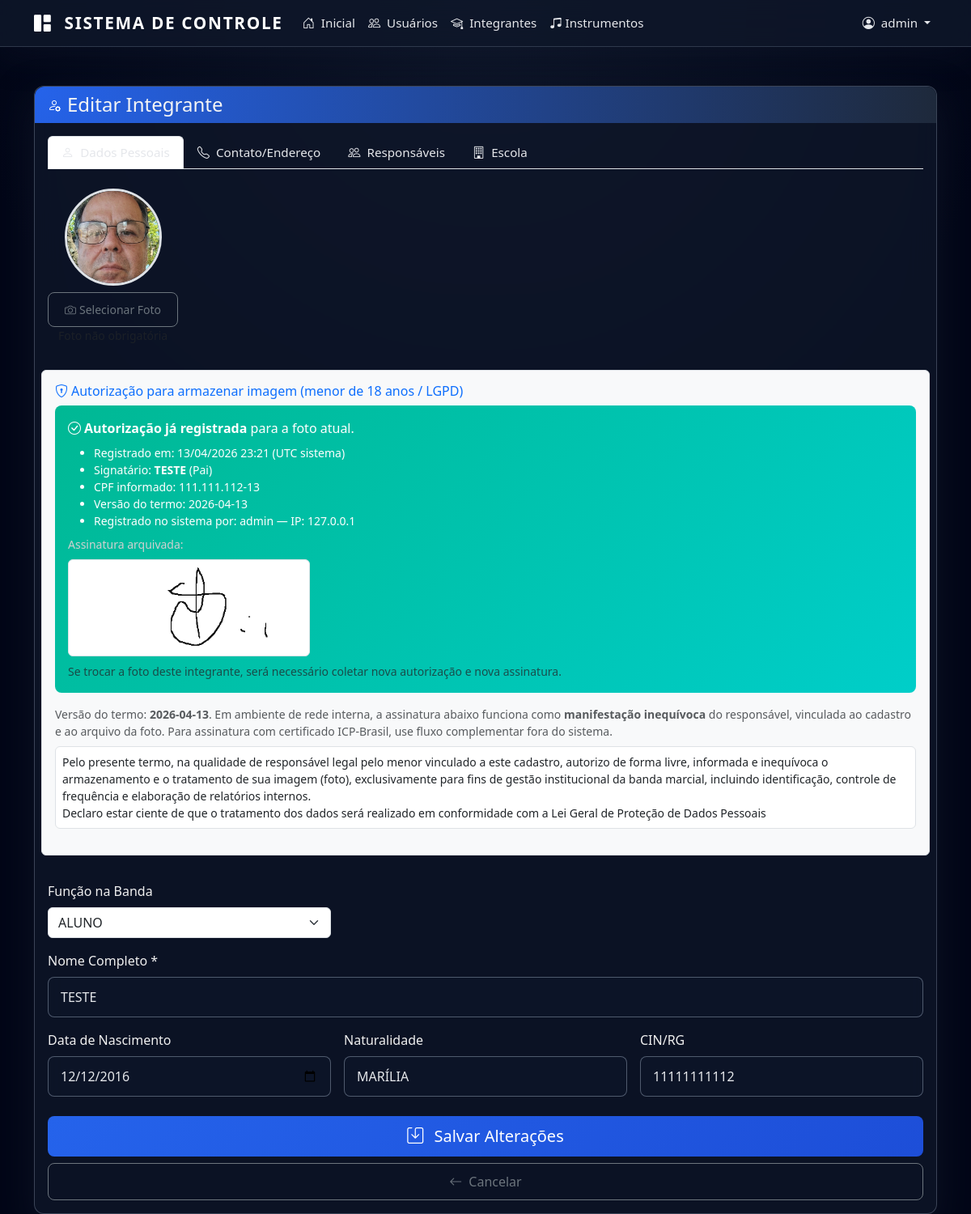
Page /admin/aluno/edit/3 (signed in) on the committed database.
### app/models.py (models this page shows, shortened)
class User(UserMixin, db.Model):
    id = db.Column(db.Integer, primary_key=True)
    username = db.Column(db.String(100), unique=True, nullable=False)
    password = db.Column(db.String(255), nullable=False)
    is_admin = db.Column(db.Boolean, default=False)
    is_active = db.Column(db.Boolean, default=True)
    must_change_password = db.Column(db.Boolean, default=True)
    login_attempts = db.Column(db.Integer, default=0)
    blocked_until = db.Column(db.DateTime, nullable=True)

class Aluno(db.Model):
    id = db.Column(db.Integer, primary_key=True)
    nome = db.Column(db.String(200), nullable=False)
    data_nascimento = db.Column(db.Date, nullable=True)
    naturalidade = db.Column(db.String(100))
    cin_rg = db.Column(db.String(20), unique=True)
    email = db.Column(db.String(150))
    telefone = db.Column(db.String(20))
    cep = db.Column(db.String(10))
    endereco = db.Column(db.String(300))
    bairro = db.Column(db.String(100))
    cidade = db.Column(db.String(100))
    estado = db.Column(db.String(2))
    foto_path = db.Column(db.String(500))
    ativo = db.Column(db.Boolean, default=True)
    numero = db.Column(db.String(20))
    complemento = db.Column(db.String(200))
    funcao_id = db.Column(db.Integer, db.ForeignKey('funcao_banda.id'))
    funcao = db.relationship('FuncaoBanda', backref='alunos')
    created_at = db.Column(db.DateTime, default=datetime.utcnow)
    responsaveis = db.relationship('Responsavel', backref='aluno', lazy=True, cascade='all, delete-orphan')
    uniforme = db.relationship('Uniforme', backref='aluno', lazy=True, cascade='all, delete-orphan')
    presencas = db.relationship('Presenca', backref='aluno', lazy=True, cascade='all, delete-orphan')
    instrumentos = db.relationship('AlunoInstrumento', backref='aluno', lazy=True, cascade='all, delete-orphan')
    escolas = db.relationship('AlunoEscola', backref='aluno', lazy=True, cascade='all, delete-orphan')
    autorizacoes_foto = db.relationship(
        'AutorizacaoFotoMenor',
        back_populates='aluno',
        lazy='dynamic',
        cascade='all, delete-orphan',
    )

class AutorizacaoFotoMenor(db.Model):
    __tablename__ = 'autorizacao_foto_menor'
    id = db.Column(db.Integer, primary_key=True)
    aluno_id = db.Column(db.Integer, db.ForeignKey('aluno.id'), nullable=False, index=True)
    foto_path_coberto = db.Column(db.String(500), nullable=False)
    responsavel_nome = db.Column(db.String(200), nullable=False)
    responsavel_parentesco = db.Column(db.String(40), nullable=False)
    responsavel_cpf = db.Column(db.String(14))
    assinatura_path = db.Column(db.String(500), nullable=False)
    termo_versao = db.Column(db.String(32), nullable=False)
    registrado_por_id = db.Column(db.Integer, db.ForeignKey('user.id'))
    ip_origem = db.Column(db.String(45))
    created_at = db.Column(db.DateTime, default=datetime.utcnow)
    aluno = db.relationship('Aluno', back_populates='autorizacoes_foto')
    registrado_por = db.relationship('User', foreign_keys=[registrado_por_id])

### app/routes.py (the view, shortened to what this page needs)
@main_bp.route("/admin/aluno/edit/<int:aluno_id>", methods=["GET", "POST"])
@login_required
@profissional_required
def editar_aluno(aluno_id):
    aluno = Aluno.query.get_or_404(aluno_id)
    escolas = Escola.query.all()
    funcoes = FuncaoBanda.query.all()
    instrumentos = Instrumento.query.filter_by(ativo=True).all()
    tipos_instrumento = TipoInstrumento.query.all()
    naipes = Naipe.query.all()
    pendente_autorizacao_foto = consentimento_foto_obrigatorio(
        aluno.data_nascimento, False, aluno.id, aluno.foto_path
    )
    autorizacao_foto_registrada = obter_autorizacao_foto_vigente(aluno.id, aluno.foto_path)
    exige_nova_assinatura_no_envio = pendente_autorizacao_foto or (
        bool(aluno.foto_path) and autorizacao_foto_registrada is None
    )
    return render_template(
        "admin_aluno_form.html",
        aluno=aluno,
        titulo="Editar Integrante",
        funcoes=funcoes,
        escolas=escolas,
        instrumentos=instrumentos,
        tipos_instrumento=tipos_instrumento,
        naipes=naipes,
        termo_autorizacao_foto_versao=TERMO_AUTORIZACAO_FOTO_VERSAO,
        pendente_autorizacao_foto=pendente_autorizacao_foto,
        autorizacao_foto_registrada=autorizacao_foto_registrada,
        exige_nova_assinatura_no_envio=exige_nova_assinatura_no_envio,
    )

### templates/admin_aluno_form.html (shortened to what this page needs)
{% extends "base.html" %}
{% block content %}
<div class="container mt-5 fade-in">
  <div class="row justify-content-center">
    <div class="col-lg-12">
      <div class="card">
        <div class="card-header bg-dark text-white d-flex align-items-center">
          <i class="bi {{ 'bi-person-plus' if not aluno else 'bi-person-gear' }} me-2"></i>
          <h4 class="mb-0">{{ titulo }}</h4>
        </div>
        <div class="card-body">
          <ul class="nav nav-tabs mb-4" id="alunoTabs" role="tablist">
            <li class="nav-item" role="presentation">
              <button class="nav-link active" id="dados-pessoais-tab" data-bs-toggle="tab"
                      data-bs-target="#dados-pessoais" type="button" role="tab">
                <i class="bi bi-person me-2"></i>Dados Pessoais
              </button>
            </li>
            <li class="nav-item" role="presentation">
              <button class="nav-link" id="contato-tab" data-bs-toggle="tab"
                      data-bs-target="#contato" type="button" role="tab">
                <i class="bi bi-telephone me-2"></i>Contato/Endereço
              </button>
            </li>
            <li class="nav-item" role="presentation">
              <button class="nav-link" id="responsaveis-tab" data-bs-toggle="tab"
                      data-bs-target="#responsaveis" type="button" role="tab">
                <i class="bi bi-people me-2"></i>Responsáveis
              </button>
            </li>
            <li class="nav-item" role="presentation">
              <button class="nav-link" id="escola-tab" data-bs-toggle="tab"
                      data-bs-target="#escola" type="button" role="tab">
                <i class="bi bi-building me-2"></i>Escola
              </button>
            </li>
          </ul>
          <form method="POST" enctype="multipart/form-data" id="form-aluno"
                data-aluno-tem-foto="{{ '1' if aluno and aluno.foto_path else '0' }}">
            <div class="tab-content" id="alunoTabsContent">
              <div class="tab-pane fade show active" id="dados-pessoais" role="tabpanel">
                <div class="row g-3">
                  <div class="col-12 mb-3">
                    <div class="d-flex align-items-center gap-3">
                      <div class="text-center">
                        {% if aluno and aluno.foto_path %}
                        <img id="preview-foto" src="{{ url_for('static', filename=aluno.foto_path) }}"
                             alt="Foto do aluno" class="rounded-circle" style="width: 120px; height: 120px; object-fit: cover; border: 3px solid #dee2e6;">
                        {% else %}
                        <i id="preview-foto" class="bi bi-person-circle text-secondary"
                           style="font-size: 5rem; border: 3px solid #dee2e6; border-radius: 50%;"></i>
                        {% endif %}
                        <div class="mt-2">
                          <label for="foto" class="btn btn-sm btn-outline-secondary">
                            <i class="bi bi-camera me-1"></i>Selecionar Foto
                          </label>
                        </div>
                        <small class="text-muted d-block">Foto não obrigatória</small>
                      </div>
                    </div>
                  </div>
                  {% set af = autorizacao_foto_registrada %}
                  {% set auth_ok_na_foto = af and not (pendente_autorizacao_foto|default(false)) %}
                  {% set lbl_parent = {'PAI': 'Pai', 'MAE': 'Mãe', 'RESPONSAVEL_LEGAL': 'Responsável legal', 'OUTRO': 'Outro'} %}
                  <div id="secao-autorizacao-foto"
                       class="col-12 border rounded p-3 mb-3 bg-light {% if not pendente_autorizacao_foto|default(false) %}d-none{% endif %}"
                       data-pendente="{{ '1' if pendente_autorizacao_foto|default(false) else '0' }}"
                       data-exige-novo-envio="{{ '1' if exige_nova_assinatura_no_envio|default(true) else '0' }}"
                       data-exige-novo-inicial="{{ '1' if exige_nova_assinatura_no_envio|default(true) else '0' }}">
                    <h6 class="text-primary mb-2">
                      <i class="bi bi-shield-lock me-1"></i>Autorização para armazenar imagem (menor de 18 anos / LGPD)
                    </h6>
                    <div id="autorizacao-foto-resumo-salva"
                         class="alert alert-success mb-3 {% if not auth_ok_na_foto %}d-none{% endif %}">
                      {% if auth_ok_na_foto %}
                      <strong><i class="bi bi-check-circle me-1"></i>Autorização já registrada</strong> para a foto atual.
                      <ul class="mb-2 small mt-2">
                        <li>Registrado em: {{ af.created_at.strftime('%d/%m/%Y %H:%M') if af.created_at else '—' }} (UTC sistema)</li>
                        <li>Signatário: <strong>{{ af.responsavel_nome }}</strong> ({{ lbl_parent.get(af.responsavel_parentesco, af.responsavel_parentesco) }})</li>
                        {% if af.responsavel_cpf %}<li>CPF informado: {{ af.responsavel_cpf }}</li>{% endif %}
                        <li>Versão do termo: {{ af.termo_versao }}</li>
                        <li>Registrado no sistema por: {{ af.registrado_por.username if af.registrado_por else '—' }}{% if af.ip_origem %} — IP: {{ af.ip_origem }}{% endif %}</li>
                      </ul>
                      <p class="small mb-2">Assinatura arquivada:</p>
                      <img src="{{ url_for('static', filename=af.assinatura_path) }}" alt="Assinatura registrada"
                           class="img-thumbnail bg-white" style="max-height: 120px;">
                      <p class="small text-muted mt-2 mb-0">
                        Se trocar a foto deste integrante, será necessário coletar nova autorização e nova assinatura.
                      </p>
                      {% endif %}
                    </div>
                    <p class="small text-muted mb-2">
                      Versão do termo: <strong>{{ termo_autorizacao_foto_versao|default('—') }}</strong>.
                      Em ambiente de rede interna, a assinatura abaixo funciona como <strong>manifestação inequívoca</strong> do responsável,
                      vinculada ao cadastro e ao arquivo da foto. Para assinatura com certificado ICP-Brasil, use fluxo complementar fora do sistema.
                    </p>
                    <div class="small border bg-white p-2 mb-3 rounded" style="max-height: 10rem; overflow-y: auto;">
                      Pelo presente termo, na qualidade de responsável legal pelo menor vinculado a este cadastro, autorizo de forma livre, informada e inequívoca o armazenamento e o tratamento de sua imagem (foto), exclusivamente para fins de gestão institucional da banda marcial, incluindo identificação, controle de frequência e elaboração de relatórios internos.
<br>
Declaro estar ciente de que o tratamento dos dados será realizado em conformidade com a Lei Geral de Proteção de Dados Pessoais
                    </div>
                  </div>
                  <div class="col-md-4">
                    <label for="funcao_id" class="form-label">Função na Banda</label>
                    <select name="funcao_id" id="funcao_id" class="form-select">
                      {% for funcao in funcoes %}
                      <option value="{{ funcao.id }}"
                              {% if aluno and aluno.funcao and aluno.funcao.id == funcao.id %}selected{% endif %}>
                        {{ funcao.nome_funcao }}
                      </option>
                      {% endfor %}
                    </select>
                  </div>
                  <div class="col-12">
                    <label for="nome" class="form-label">Nome Completo *</label>
                    <input type="text" name="nome" id="nome" class="form-control text-uppercase"
                           value="{{ aluno.nome if aluno else '' }}" required oninput="this.value = this.value.toUpperCase()" autocomplete="off">
                  </div>
                  <div class="col-md-4">
                    <label for="data_nascimento" class="form-label">Data de Nascimento</label>
                    <input type="date" name="data_nascimento" id="data_nascimento"
                           class="form-control"
                           value="{{ aluno.data_nascimento if aluno else '' }}">
                  </div>
                  <div class="col-md-4">
                    <label for="naturalidade" class="form-label">Naturalidade</label>
<input type="text" name="naturalidade" id="naturalidade"
                           class="form-control text-uppercase"
                           value="{{ aluno.naturalidade if aluno else '' }}" oninput="this.value = this.value.toUpperCase()" autocomplete="off">
                  </div>
                  <div class="col-md-4">
                    <label for="cin_rg" class="form-label">CIN/RG</label>
                    <input type="text" name="cin_rg" id="cin_rg" class="form-control js-documento"
                           value="{{ aluno.cin_rg if aluno else '' }}" maxlength="14" autocomplete="off">
                  </div>
                </div>
              </div>
            </div>
            <div class="d-grid gap-2 mt-4">
              <button type="submit" class="btn btn-dark btn-lg">
                <i class="bi {{ 'bi-check2-circle' if not aluno else 'bi-save' }} me-2"></i>
                {% if aluno %}
                  Salvar Alterações
                {% else %}
                  Cadastrar Integrante
                {% endif %}
              </button>
              <a href="{{ url_for('main.listar_alunos') }}" class="btn btn-outline-secondary">
                <i class="bi bi-arrow-left me-2"></i>Cancelar
              </a>
            </div>
          </form>
        </div>
      </div>
    </div>
  </div>
</div>
<div class="toast-container position-fixed bottom-0 end-0 p-3">
</div>
{% endblock %}

### templates/base.html (shortened to what this page needs)
<!DOCTYPE html>
<html lang="pt-br">
<head>
  <link href="https://cdn.jsdelivr.net/npm/bootstrap@5.3.8/dist/css/bootstrap.min.css" rel="stylesheet">
  <link rel="stylesheet" href="https://cdn.jsdelivr.net/npm/bootstrap-icons@1.11.3/font/bootstrap-icons.min.css">
  <link rel="stylesheet" href="{{ url_for('static', filename='css/style.css') }}">
</head>
<body>
  {% if current_user.is_authenticated %}
  <nav class="navbar navbar-expand-md navbar-dark">
    <div class="container">
      <a class="navbar-brand" href="{{ url_for('main.dashboard') }}">
        <i class="bi bi-grid-1x2-fill me-2"></i> Sistema de Controle
      </a>
      <div class="collapse navbar-collapse" id="navbarNav">
        <ul class="navbar-nav me-auto">
          <li class="nav-item">
            <a class="nav-link" href="{{ url_for('main.dashboard') }}">
              <i class="bi bi-house-door me-1"></i> Inicial
            </a>
          </li>
          {% if current_user.is_admin %}
          <li class="nav-item">
            <a class="nav-link" href="{{ url_for('main.listar_usuarios') }}">
              <i class="bi bi-people me-1"></i> Usuários
            </a>
          </li>
          {% endif %}
          <li class="nav-item">
            <a class="nav-link" href="{{ url_for('main.listar_alunos') }}">
              <i class="bi bi-mortarboard me-1"></i> Integrantes
            </a>
          </li>
          <li class="nav-item">
            <a class="nav-link" href="{{ url_for('main.listar_instrumentos') }}">
              <i class="bi bi-music-note-beamed"></i> Instrumentos
            </a>
          </li>
        </ul>
        <ul class="navbar-nav">
          <li class="nav-item dropdown">
            <a class="nav-link dropdown-toggle" href="#" role="button" data-bs-toggle="dropdown" aria-expanded="false">
              <i class="bi bi-person-circle me-1"></i> {{ current_user.username }}
            </a>
          </li>
        </ul>
      </div>
    </div>
  </nav>
  {% endif %}
  <main class="{% if not current_user.is_authenticated %}min-vh-100{% endif %}">
    {% block content %}{% endblock %}
  </main>
</body>
</html>

### rows in the picture
User: username "admin", registrado_por "admin"
Aluno: foto_path (picture), nome "TESTE", data_nascimento "12/12/2016", naturalidade "MARÍLIA", cin_rg "11111111112"
AutorizacaoFotoMenor: created_at "13/04/2026 23:21", responsavel_nome "TESTE", get "Pai", responsavel_cpf "111.111.112-13", termo_versao "2026-04-13", ip_origem "127.0.0.1", assinatura_path (picture)

### other values in the picture
{{ titulo }} "Editar Integrante"
{{ termo_autorizacao_foto_versao|default('—') }} "2026-04-13"
form field funcao_id "ALUNO"
